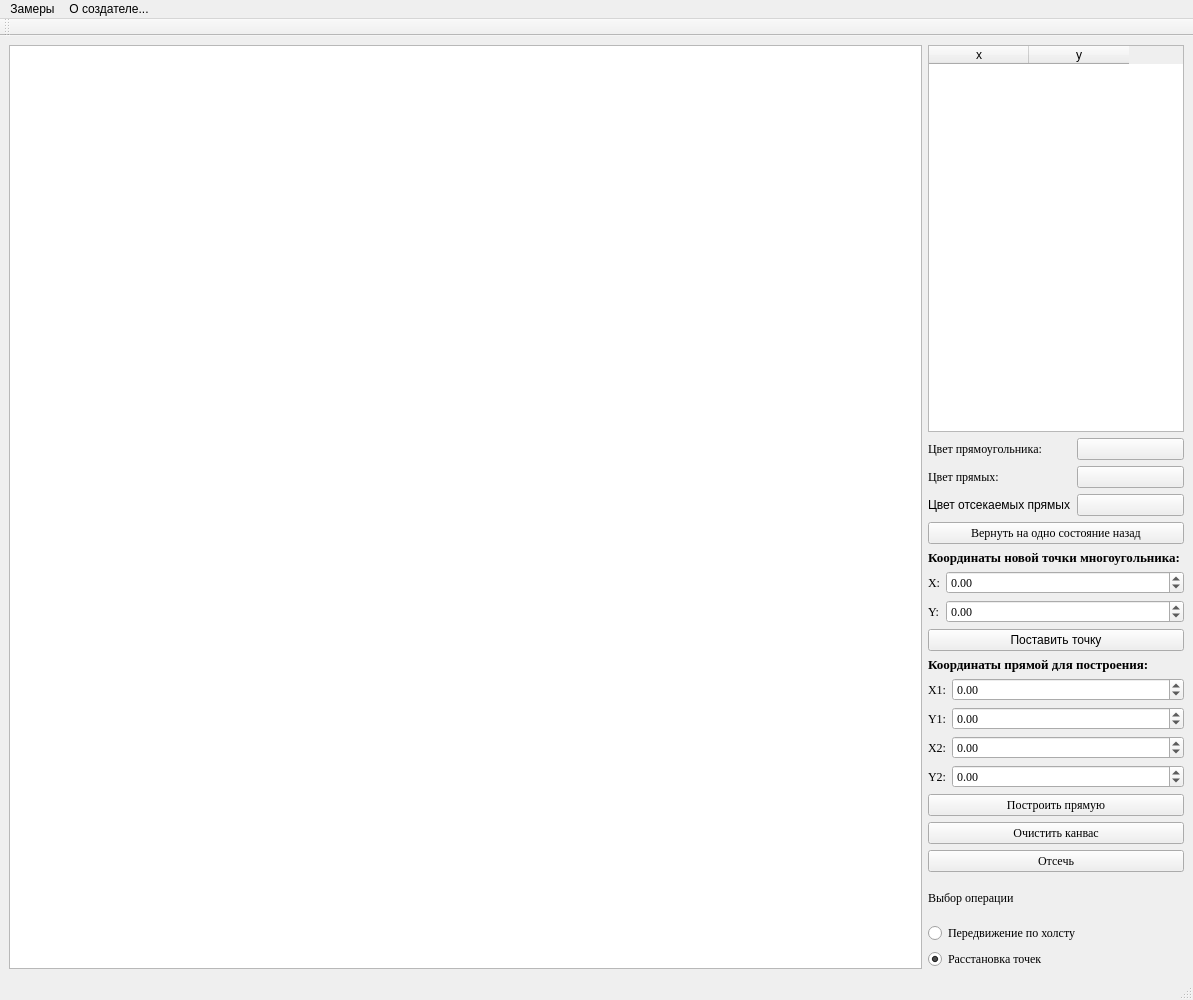
<?xml version="1.0" encoding="UTF-8"?>
<ui version="4.0">
 <class>MainWindow</class>
 <widget class="QMainWindow" name="MainWindow">
  <property name="geometry">
   <rect>
    <x>0</x>
    <y>0</y>
    <width>1193</width>
    <height>1000</height>
   </rect>
  </property>
  <property name="minimumSize">
   <size>
    <width>1000</width>
    <height>1000</height>
   </size>
  </property>
  <property name="windowTitle">
   <string>MainWindow</string>
  </property>
  <widget class="QWidget" name="centralwidget">
   <layout class="QVBoxLayout" name="verticalLayout_2">
    <item>
     <layout class="QHBoxLayout" name="Main_Horixontal_layout">
      <item>
       <widget class="Canvas" name="canvas">
        <property name="minimumSize">
         <size>
          <width>800</width>
          <height>0</height>
         </size>
        </property>
       </widget>
      </item>
      <item>
       <layout class="QVBoxLayout" name="verticalLayout" stretch="10,1,1,0,0,1,1,1,1,1">
        <item>
         <widget class="Table" name="table_points">
          <property name="sizePolicy">
           <sizepolicy hsizetype="Preferred" vsizetype="Preferred">
            <horstretch>20</horstretch>
            <verstretch>0</verstretch>
           </sizepolicy>
          </property>
          <property name="minimumSize">
           <size>
            <width>200</width>
            <height>100</height>
           </size>
          </property>
          <property name="sizeIncrement">
           <size>
            <width>20</width>
            <height>0</height>
           </size>
          </property>
          <property name="lineWidth">
           <number>2</number>
          </property>
          <property name="midLineWidth">
           <number>2</number>
          </property>
          <attribute name="horizontalHeaderVisible">
           <bool>true</bool>
          </attribute>
          <column>
           <property name="text">
            <string>x</string>
           </property>
          </column>
          <column>
           <property name="text">
            <string>y</string>
           </property>
          </column>
         </widget>
        </item>
        <item>
         <layout class="QFormLayout" name="formLayout">
          <item row="0" column="0">
           <widget class="QLabel" name="Label">
            <property name="font">
             <font>
              <family>Times New Roman</family>
              <pointsize>9</pointsize>
             </font>
            </property>
            <property name="text">
             <string>Цвет прямоугольника:</string>
            </property>
           </widget>
          </item>
          <item row="0" column="1">
           <widget class="QPushButton" name="change_rect_color">
            <property name="text">
             <string/>
            </property>
           </widget>
          </item>
          <item row="1" column="0">
           <widget class="QLabel" name="label_3">
            <property name="font">
             <font>
              <family>Times New Roman</family>
              <pointsize>9</pointsize>
             </font>
            </property>
            <property name="text">
             <string>Цвет прямых:</string>
            </property>
           </widget>
          </item>
          <item row="1" column="1">
           <widget class="QPushButton" name="change_lines_color">
            <property name="text">
             <string/>
            </property>
           </widget>
          </item>
          <item row="2" column="0">
           <widget class="QLabel" name="Label_2">
            <property name="text">
             <string>Цвет отсекаемых прямых</string>
            </property>
           </widget>
          </item>
          <item row="2" column="1">
           <widget class="QPushButton" name="change_intersected_lines_color">
            <property name="text">
             <string/>
            </property>
           </widget>
          </item>
         </layout>
        </item>
        <item>
         <widget class="QPushButton" name="revert">
          <property name="font">
           <font>
            <family>Times New Roman</family>
            <pointsize>9</pointsize>
           </font>
          </property>
          <property name="text">
           <string>Вернуть на одно состояние назад</string>
          </property>
         </widget>
        </item>
        <item>
         <layout class="QVBoxLayout" name="verticalLayout_3">
          <item>
           <widget class="QLabel" name="label_2">
            <property name="font">
             <font>
              <family>Times New Roman</family>
              <pointsize>10</pointsize>
              <bold>true</bold>
             </font>
            </property>
            <property name="text">
             <string>Координаты новой точки многоугольника:</string>
            </property>
           </widget>
          </item>
          <item>
           <layout class="QFormLayout" name="formLayout_3">
            <item row="0" column="0">
             <widget class="QLabel" name="xLLabel">
              <property name="font">
               <font>
                <family>Times New Roman</family>
                <pointsize>9</pointsize>
               </font>
              </property>
              <property name="text">
               <string>X:</string>
              </property>
             </widget>
            </item>
            <item row="0" column="1">
             <widget class="QDoubleSpinBox" name="Xdot">
              <property name="font">
               <font>
                <family>Times New Roman</family>
                <pointsize>9</pointsize>
               </font>
              </property>
              <property name="minimum">
               <double>-1000.000000000000000</double>
              </property>
              <property name="maximum">
               <double>1000.000000000000000</double>
              </property>
              <property name="singleStep">
               <double>10.000000000000000</double>
              </property>
             </widget>
            </item>
            <item row="1" column="0">
             <widget class="QLabel" name="yupLabel">
              <property name="font">
               <font>
                <family>Times New Roman</family>
                <pointsize>9</pointsize>
               </font>
              </property>
              <property name="text">
               <string>Y:</string>
              </property>
             </widget>
            </item>
            <item row="1" column="1">
             <widget class="QDoubleSpinBox" name="Ydot">
              <property name="font">
               <font>
                <family>Times New Roman</family>
                <pointsize>9</pointsize>
               </font>
              </property>
              <property name="minimum">
               <double>-1000.000000000000000</double>
              </property>
              <property name="maximum">
               <double>1000.000000000000000</double>
              </property>
              <property name="singleStep">
               <double>10.000000000000000</double>
              </property>
             </widget>
            </item>
           </layout>
          </item>
          <item>
           <widget class="QPushButton" name="create_rect">
            <property name="text">
             <string>Поставить точку</string>
            </property>
           </widget>
          </item>
          <item>
           <widget class="QLabel" name="label_4">
            <property name="font">
             <font>
              <family>Times New Roman</family>
              <pointsize>10</pointsize>
              <bold>true</bold>
             </font>
            </property>
            <property name="text">
             <string>Координаты прямой для построения:</string>
            </property>
           </widget>
          </item>
          <item>
           <layout class="QFormLayout" name="formLayout_2">
            <item row="0" column="0">
             <widget class="QLabel" name="x1Label">
              <property name="font">
               <font>
                <family>Times New Roman</family>
                <pointsize>9</pointsize>
               </font>
              </property>
              <property name="text">
               <string>X1:</string>
              </property>
             </widget>
            </item>
            <item row="0" column="1">
             <widget class="QDoubleSpinBox" name="X1Line">
              <property name="font">
               <font>
                <family>Times New Roman</family>
                <pointsize>9</pointsize>
               </font>
              </property>
              <property name="minimum">
               <double>-1000.000000000000000</double>
              </property>
              <property name="maximum">
               <double>1000.000000000000000</double>
              </property>
              <property name="singleStep">
               <double>10.000000000000000</double>
              </property>
             </widget>
            </item>
            <item row="1" column="0">
             <widget class="QLabel" name="x2Label">
              <property name="font">
               <font>
                <family>Times New Roman</family>
                <pointsize>9</pointsize>
               </font>
              </property>
              <property name="text">
               <string>Y1:</string>
              </property>
             </widget>
            </item>
            <item row="1" column="1">
             <widget class="QDoubleSpinBox" name="Y1Line">
              <property name="font">
               <font>
                <family>Times New Roman</family>
                <pointsize>9</pointsize>
               </font>
              </property>
              <property name="minimum">
               <double>-1000.000000000000000</double>
              </property>
              <property name="maximum">
               <double>1000.000000000000000</double>
              </property>
              <property name="singleStep">
               <double>10.000000000000000</double>
              </property>
             </widget>
            </item>
            <item row="2" column="0">
             <widget class="QLabel" name="x2Label_2">
              <property name="font">
               <font>
                <family>Times New Roman</family>
                <pointsize>9</pointsize>
               </font>
              </property>
              <property name="text">
               <string>X2:</string>
              </property>
             </widget>
            </item>
            <item row="2" column="1">
             <widget class="QDoubleSpinBox" name="X2Line">
              <property name="font">
               <font>
                <family>Times New Roman</family>
                <pointsize>9</pointsize>
               </font>
              </property>
              <property name="minimum">
               <double>-1000.000000000000000</double>
              </property>
              <property name="maximum">
               <double>1000.000000000000000</double>
              </property>
              <property name="singleStep">
               <double>10.000000000000000</double>
              </property>
             </widget>
            </item>
            <item row="3" column="0">
             <widget class="QLabel" name="y2Label">
              <property name="font">
               <font>
                <family>Times New Roman</family>
                <pointsize>9</pointsize>
               </font>
              </property>
              <property name="text">
               <string>Y2:</string>
              </property>
             </widget>
            </item>
            <item row="3" column="1">
             <widget class="QDoubleSpinBox" name="Y2Line">
              <property name="font">
               <font>
                <family>Times New Roman</family>
                <pointsize>9</pointsize>
               </font>
              </property>
              <property name="minimum">
               <double>-1000.000000000000000</double>
              </property>
              <property name="maximum">
               <double>1000.000000000000000</double>
              </property>
              <property name="singleStep">
               <double>10.000000000000000</double>
              </property>
             </widget>
            </item>
           </layout>
          </item>
          <item>
           <layout class="QHBoxLayout" name="horizontalLayout_3"/>
          </item>
         </layout>
        </item>
        <item>
         <widget class="QPushButton" name="create_line">
          <property name="font">
           <font>
            <family>Times New Roman</family>
            <pointsize>9</pointsize>
           </font>
          </property>
          <property name="text">
           <string>Построить прямую</string>
          </property>
         </widget>
        </item>
        <item>
         <widget class="QPushButton" name="clear_canvas_button">
          <property name="font">
           <font>
            <family>Times New Roman</family>
            <pointsize>9</pointsize>
           </font>
          </property>
          <property name="text">
           <string>Очистить канвас</string>
          </property>
         </widget>
        </item>
        <item>
         <widget class="QPushButton" name="fill_line_by_line">
          <property name="font">
           <font>
            <family>Times New Roman</family>
            <pointsize>9</pointsize>
           </font>
          </property>
          <property name="text">
           <string>Отсечь</string>
          </property>
         </widget>
        </item>
        <item>
         <widget class="QLabel" name="label">
          <property name="font">
           <font>
            <family>Times New Roman</family>
            <pointsize>9</pointsize>
           </font>
          </property>
          <property name="text">
           <string>Выбор операции</string>
          </property>
         </widget>
        </item>
        <item>
         <widget class="QRadioButton" name="panning">
          <property name="font">
           <font>
            <family>Times New Roman</family>
            <pointsize>9</pointsize>
           </font>
          </property>
          <property name="text">
           <string>Передвижение по холсту</string>
          </property>
         </widget>
        </item>
        <item>
         <widget class="QRadioButton" name="dots_placement">
          <property name="font">
           <font>
            <family>Times New Roman</family>
            <pointsize>9</pointsize>
           </font>
          </property>
          <property name="text">
           <string>Расстановка точек</string>
          </property>
          <property name="checked">
           <bool>true</bool>
          </property>
         </widget>
        </item>
       </layout>
      </item>
     </layout>
    </item>
   </layout>
  </widget>
  <widget class="QMenuBar" name="menubar">
   <property name="geometry">
    <rect>
     <x>0</x>
     <y>0</y>
     <width>1193</width>
     <height>22</height>
    </rect>
   </property>
   <widget class="QMenu" name="menu">
    <property name="title">
     <string>Замеры</string>
    </property>
    <addaction name="measurements_time"/>
   </widget>
   <widget class="QMenu" name="menu_2">
    <property name="title">
     <string>О создателе...</string>
    </property>
    <addaction name="about_programm"/>
    <addaction name="about_creator"/>
   </widget>
   <addaction name="menu"/>
   <addaction name="menu_2"/>
  </widget>
  <widget class="QStatusBar" name="statusbar"/>
  <widget class="QToolBar" name="toolBar">
   <property name="windowTitle">
    <string>toolBar</string>
   </property>
   <attribute name="toolBarArea">
    <enum>TopToolBarArea</enum>
   </attribute>
   <attribute name="toolBarBreak">
    <bool>false</bool>
   </attribute>
  </widget>
  <action name="measurements_time">
   <property name="text">
    <string>Время исполнения</string>
   </property>
  </action>
  <action name="measurements_steps">
   <property name="text">
    <string>Количество ступеней</string>
   </property>
  </action>
  <action name="about_programm">
   <property name="text">
    <string>Информация о программе</string>
   </property>
  </action>
  <action name="about_creator">
   <property name="text">
    <string>Информация об авторе</string>
   </property>
  </action>
 </widget>
 <customwidgets>
  <customwidget>
   <class>Canvas</class>
   <extends>QGraphicsView</extends>
   <header location="global">canvas</header>
  </customwidget>
  <customwidget>
   <class>Table</class>
   <extends>QTableWidget</extends>
   <header location="global">table</header>
  </customwidget>
 </customwidgets>
 <resources/>
 <connections/>
</ui>
